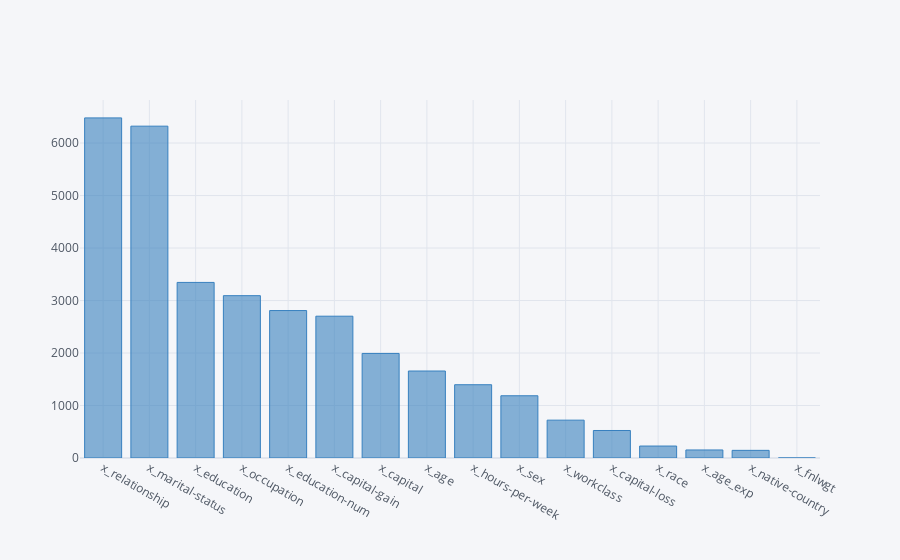

Source (notebook cell):
### Code cell
scores.set_index('variable').iplot(kind='bar',color='blue')

### Figure 1 — Plotly figure (JSON) as saved in the notebook; plotly's stock layout.template omitted (floating-point values rounded to 4 significant figures)
{"data": [{"marker": {"color": "rgba(55, 128, 191, 0.6)", "line": {"color": "rgba(55, 128, 191, 1.0)", "width": 1}}, "name": "score", "orientation": "v", "text": "", "type": "bar", "x": ["x_relationship", "x_marital-status", "x_education", "x_occupation", "x_education-num", "x_capital-gain", "x_capital", "x_age", "x_hours-per-week", "x_sex", "x_workclass", "x_capital-loss", "x_race", "x_age_exp", "x_native-country", "x_fnlwgt"], "y": [6479.0, 6321.0, 3345.0, 3093.0, 2809.0, 2701.0, 1992.0, 1657.0, 1396.0, 1186.0, 721.1, 524.1, 227.9, 153.2, 145.7, 0.6465]}], "layout": {"legend": {"bgcolor": "#F5F6F9", "font": {"color": "#4D5663"}}, "paper_bgcolor": "#F5F6F9", "plot_bgcolor": "#F5F6F9", "title": {"font": {"color": "#4D5663"}}, "xaxis": {"gridcolor": "#E1E5ED", "showgrid": true, "tickfont": {"color": "#4D5663"}, "title": {"font": {"color": "#4D5663"}, "text": ""}, "zerolinecolor": "#E1E5ED"}, "yaxis": {"gridcolor": "#E1E5ED", "showgrid": true, "tickfont": {"color": "#4D5663"}, "title": {"font": {"color": "#4D5663"}, "text": ""}, "zerolinecolor": "#E1E5ED"}}}
